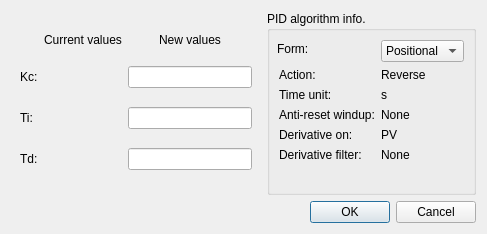
<?xml version="1.0" encoding="UTF-8"?>
<ui version="4.0">
 <class>Dialog</class>
 <widget class="QDialog" name="Dialog">
  <property name="geometry">
   <rect>
    <x>0</x>
    <y>0</y>
    <width>487</width>
    <height>234</height>
   </rect>
  </property>
  <property name="windowTitle">
   <string>LIC100: PID input</string>
  </property>
  <layout class="QGridLayout" name="gridLayout">
   <item row="0" column="1" rowspan="2">
    <widget class="QGroupBox" name="groupBox">
     <property name="title">
      <string>PID algorithm info.</string>
     </property>
     <layout class="QFormLayout" name="formLayout">
      <item row="0" column="0">
       <widget class="QLabel" name="label_6">
        <property name="text">
         <string/>
        </property>
       </widget>
      </item>
      <item row="2" column="0">
       <widget class="QLabel" name="label_11">
        <property name="text">
         <string>Time unit:</string>
        </property>
       </widget>
      </item>
      <item row="2" column="1">
       <widget class="QLabel" name="label_12">
        <property name="text">
         <string>s</string>
        </property>
       </widget>
      </item>
      <item row="4" column="0">
       <widget class="QLabel" name="label_9">
        <property name="text">
         <string>Derivative on:</string>
        </property>
       </widget>
      </item>
      <item row="4" column="1">
       <widget class="QLabel" name="label_10">
        <property name="text">
         <string>PV</string>
        </property>
       </widget>
      </item>
      <item row="5" column="0">
       <widget class="QLabel" name="label_13">
        <property name="text">
         <string>Derivative filter:</string>
        </property>
       </widget>
      </item>
      <item row="5" column="1">
       <widget class="QLabel" name="label_14">
        <property name="text">
         <string>None</string>
        </property>
       </widget>
      </item>
      <item row="3" column="0">
       <widget class="QLabel" name="label_15">
        <property name="text">
         <string>Anti-reset windup:</string>
        </property>
       </widget>
      </item>
      <item row="3" column="1">
       <widget class="QLabel" name="label_16">
        <property name="text">
         <string>None</string>
        </property>
       </widget>
      </item>
      <item row="1" column="0">
       <widget class="QLabel" name="label_17">
        <property name="text">
         <string>Action:</string>
        </property>
       </widget>
      </item>
      <item row="1" column="1">
       <widget class="QLabel" name="label_Action">
        <property name="text">
         <string>Reverse</string>
        </property>
       </widget>
      </item>
      <item row="0" column="1">
       <widget class="QComboBox" name="comboBox_Form">
        <item>
         <property name="text">
          <string>Positional</string>
         </property>
        </item>
        <item>
         <property name="text">
          <string>Velocity</string>
         </property>
        </item>
       </widget>
      </item>
     </layout>
     <widget class="QLabel" name="label_7">
      <property name="geometry">
       <rect>
        <x>10</x>
        <y>30</y>
        <width>55</width>
        <height>16</height>
       </rect>
      </property>
      <property name="text">
       <string>Form:</string>
      </property>
     </widget>
    </widget>
   </item>
   <item row="0" column="0" rowspan="2">
    <widget class="QWidget" name="widget" native="true">
     <layout class="QGridLayout" name="gridLayout_2">
      <item row="3" column="2">
       <widget class="QLineEdit" name="lineEdit_Td_new">
        <property name="alignment">
         <set>Qt::AlignCenter</set>
        </property>
       </widget>
      </item>
      <item row="3" column="0">
       <widget class="QLabel" name="label_3">
        <property name="text">
         <string>Td:</string>
        </property>
       </widget>
      </item>
      <item row="2" column="0">
       <widget class="QLabel" name="label_2">
        <property name="text">
         <string>Ti:</string>
        </property>
       </widget>
      </item>
      <item row="0" column="2">
       <widget class="QLabel" name="label_5">
        <property name="sizePolicy">
         <sizepolicy hsizetype="Preferred" vsizetype="Fixed">
          <horstretch>0</horstretch>
          <verstretch>0</verstretch>
         </sizepolicy>
        </property>
        <property name="text">
         <string>New values</string>
        </property>
        <property name="alignment">
         <set>Qt::AlignCenter</set>
        </property>
       </widget>
      </item>
      <item row="3" column="1">
       <widget class="QLabel" name="label_Td_old">
        <property name="text">
         <string/>
        </property>
        <property name="alignment">
         <set>Qt::AlignCenter</set>
        </property>
       </widget>
      </item>
      <item row="0" column="1">
       <widget class="QLabel" name="label_4">
        <property name="sizePolicy">
         <sizepolicy hsizetype="Preferred" vsizetype="Fixed">
          <horstretch>0</horstretch>
          <verstretch>0</verstretch>
         </sizepolicy>
        </property>
        <property name="text">
         <string>Current values</string>
        </property>
        <property name="alignment">
         <set>Qt::AlignCenter</set>
        </property>
       </widget>
      </item>
      <item row="1" column="0">
       <widget class="QLabel" name="label">
        <property name="text">
         <string>Kc:</string>
        </property>
       </widget>
      </item>
      <item row="1" column="2">
       <widget class="QLineEdit" name="lineEdit_Kc_new">
        <property name="alignment">
         <set>Qt::AlignCenter</set>
        </property>
       </widget>
      </item>
      <item row="2" column="2">
       <widget class="QLineEdit" name="lineEdit_Ti_new">
        <property name="alignment">
         <set>Qt::AlignCenter</set>
        </property>
       </widget>
      </item>
      <item row="1" column="1">
       <widget class="QLabel" name="label_Kc_old">
        <property name="text">
         <string/>
        </property>
        <property name="alignment">
         <set>Qt::AlignCenter</set>
        </property>
       </widget>
      </item>
      <item row="2" column="1">
       <widget class="QLabel" name="label_Ti_old">
        <property name="text">
         <string/>
        </property>
        <property name="alignment">
         <set>Qt::AlignCenter</set>
        </property>
       </widget>
      </item>
     </layout>
    </widget>
   </item>
   <item row="2" column="0" colspan="2">
    <widget class="QDialogButtonBox" name="buttonBox">
     <property name="layoutDirection">
      <enum>Qt::LeftToRight</enum>
     </property>
     <property name="orientation">
      <enum>Qt::Horizontal</enum>
     </property>
     <property name="standardButtons">
      <set>QDialogButtonBox::Cancel|QDialogButtonBox::Ok</set>
     </property>
    </widget>
   </item>
  </layout>
 </widget>
 <tabstops>
  <tabstop>lineEdit_Kc_new</tabstop>
  <tabstop>lineEdit_Ti_new</tabstop>
  <tabstop>lineEdit_Td_new</tabstop>
 </tabstops>
 <resources/>
 <connections>
  <connection>
   <sender>buttonBox</sender>
   <signal>accepted()</signal>
   <receiver>Dialog</receiver>
   <slot>accept()</slot>
   <hints>
    <hint type="sourcelabel">
     <x>248</x>
     <y>254</y>
    </hint>
    <hint type="destinationlabel">
     <x>157</x>
     <y>274</y>
    </hint>
   </hints>
  </connection>
  <connection>
   <sender>buttonBox</sender>
   <signal>rejected()</signal>
   <receiver>Dialog</receiver>
   <slot>reject()</slot>
   <hints>
    <hint type="sourcelabel">
     <x>316</x>
     <y>260</y>
    </hint>
    <hint type="destinationlabel">
     <x>286</x>
     <y>274</y>
    </hint>
   </hints>
  </connection>
 </connections>
</ui>
